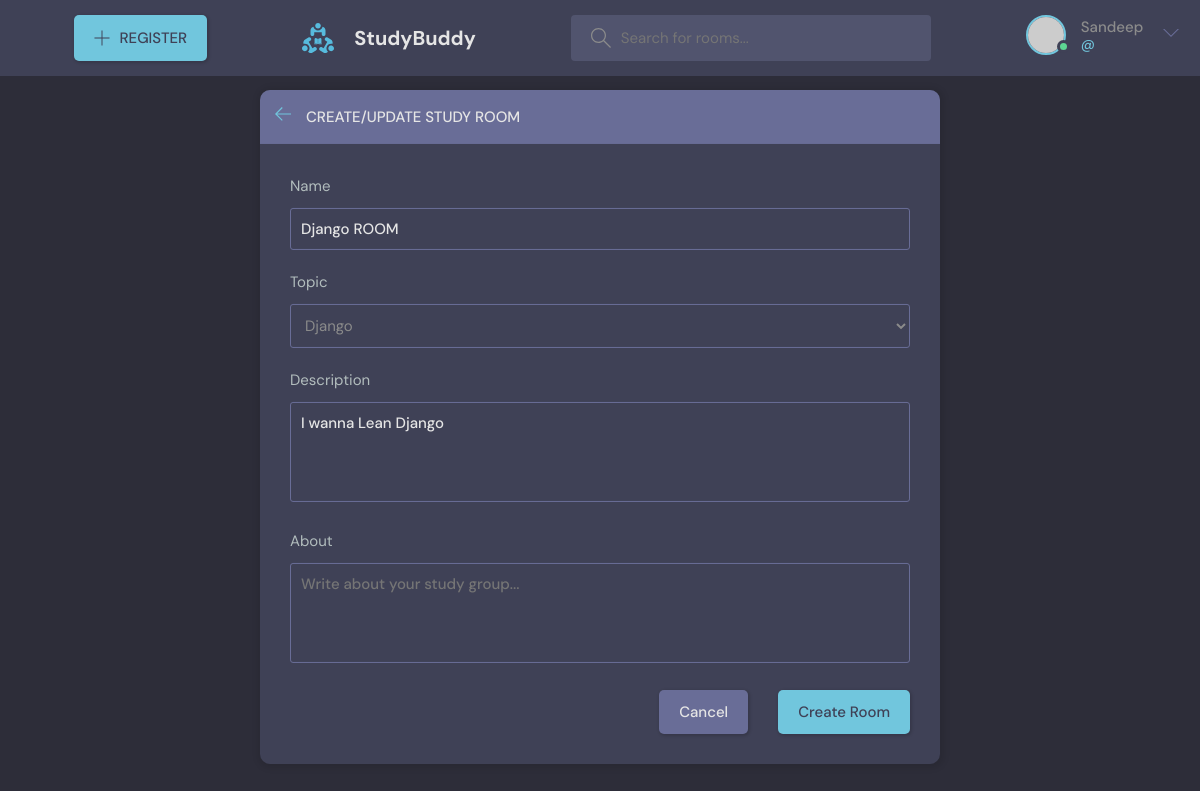
The app's page /update_room/16 (signed in) with its own data.
### base/models.py (models this page shows, shortened)
class Room(models.Model):
    host=models.ForeignKey(User,on_delete=models.SET_NULL , null=True)
    name=models.CharField(max_length=20)
    topic=models.ForeignKey(Topic ,on_delete=models.CASCADE,null=True)
    participant=models.ManyToManyField(User , related_name="participant")
    description=models.TextField(null=True,blank=True)
    created_at=models.DateTimeField(auto_now_add=True)
    updated_at=models.DateTimeField(auto_now=True)
    class Meta:
        ordering=['-updated_at','created_at']

### base/views.py (the view)
# urls.py: path('update_room/<str:pk>',UpdateRoom,name="Update-Room"),
@login_required(login_url='User-login')
def UpdateRoom(request,pk):
    room=Room.objects.get(id=pk)
    form=CreateRoomForm(instance=room)
    if request.method == "POST":
     form=CreateRoomForm(request.POST,instance=room)
     if form.is_valid():
        form.save()
        return redirect("/")
    context={'form':form}
    return render(request,"base/room_form.html",context)

### base/form.py
class CreateRoomForm(forms.ModelForm):
    class Meta:
        model=Room
        fields="__all__"
        exclude=['host','participant']

### base/models.py (called while the page is built)
    def __str__(self):
        return self.name

### base/templates/base/room_form.html (shortened to what this page needs)
{% extends 'main.html' %}
{% block content %}
  <main class="create-room layout">
    <div class="container">
      <div class="layout__box">
        <div class="layout__boxHeader">
          <div class="layout__boxTitle">
            <a href="{% url 'home' %}">
              <svg version="1.1" xmlns="http://www.w3.org/2000/svg" width="32" height="32" viewBox="0 0 32 32">
                <title>arrow-left</title>
                <path
                  d="M13.723 2.286l-13.723 13.714 13.719 13.714 1.616-1.611-10.96-10.96h27.625v-2.286h-27.625l10.965-10.965-1.616-1.607z">
                </path>
              </svg>
            </a>
            <h3>Create/Update Study Room</h3>
          </div>
        </div>
        <div class="layout__body">
          <form  method="POST" action="" class="post-form">
            {% for field in form %}
            <div class="form__group">
              <label for="room_name">{{field.label}}</label>
              {{field}}
            </div>
            {% endfor %}
            <div class="form__group">
              <label for="room_about">About</label>
              <textarea name="room_about" id="room_about" placeholder="Write about your study group..."></textarea>
            </div>
            <div class="form__action">
              <a class="btn btn--dark" href="{% url 'home' %}">Cancel</a>
              <button class="btn btn--main" type="submit">Create Room</button>
            </div>
          </form>
        </div>
      </div>
    </div>
{% endblock %}

### templates/navbar.html (shortened to what this page needs)
{% load static %}
<header class="header header--loggedIn">
    <div class="container">
      <a class="btn btn--main" href="{% url 'User-register' %}">
        <svg version="1.1" xmlns="http://www.w3.org/2000/svg" width="32" height="32" viewBox="0 0 32 32">
          <title>Register</title>
          <path
            d="M16.943 0.943h-1.885v14.115h-14.115v1.885h14.115v14.115h1.885v-14.115h14.115v-1.885h-14.115v-14.115z"
          ></path>
        </svg>
        REGISTER
      </a>
      <a href="{% url 'home' %}" class="header__logo">
        <img src="{% static 'images/logo.svg' %}" />
        <h1>StudyBuddy</h1>
      </a>
      <form class="header__search" method="GET" action="{% url 'home' %}">
        <label>
          <input name="q" type="text" placeholder="Search for rooms..." />
        </label>
      </form>
      <nav class="header__menu">
    {% if request.user.is_authenticated %}
        <div class="header__user">
          <a href="{% url 'User-Profile' user.id %}">
            <div class="avatar avatar--medium active">
              <img src="https://randomuser.me/api/portraits/men/37.jpg" />
            </div>
            <p>{{request.user}} <span>@{{request.user.email}}</span></p>
          </a>
          <button class="dropdown-button">
            <svg version="1.1" xmlns="http://www.w3.org/2000/svg" width="32" height="32" viewBox="0 0 32 32">
              <title>chevron-down</title>
              <path d="M16 21l-13-13h-3l16 16 16-16h-3l-13 13z"></path>
            </svg>
          </button>
        </div>
        {% else %}
         <a href="{% url 'User-login' %}">
          <img src="{% static 'images/avatar.svg' %}"/>
          <p>Login</p>
        </a>
        {% endif %}
      </nav>
    </div>
  </header>

### records on screen
Room: form "Django ROOM" "Django" "I wanna Lean Django"

### other values on screen
{{ request.user }} "Sandeep"
{{ field.label }} "Name" "Topic" "Description"
